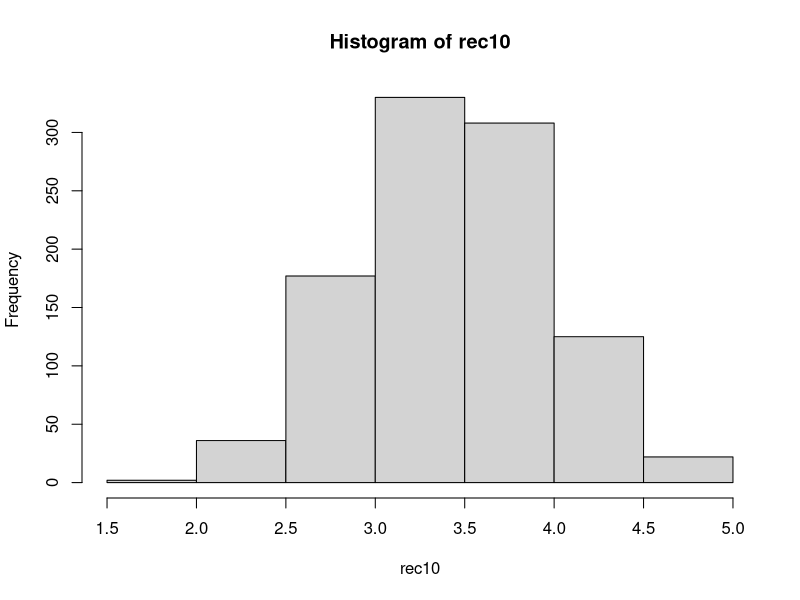
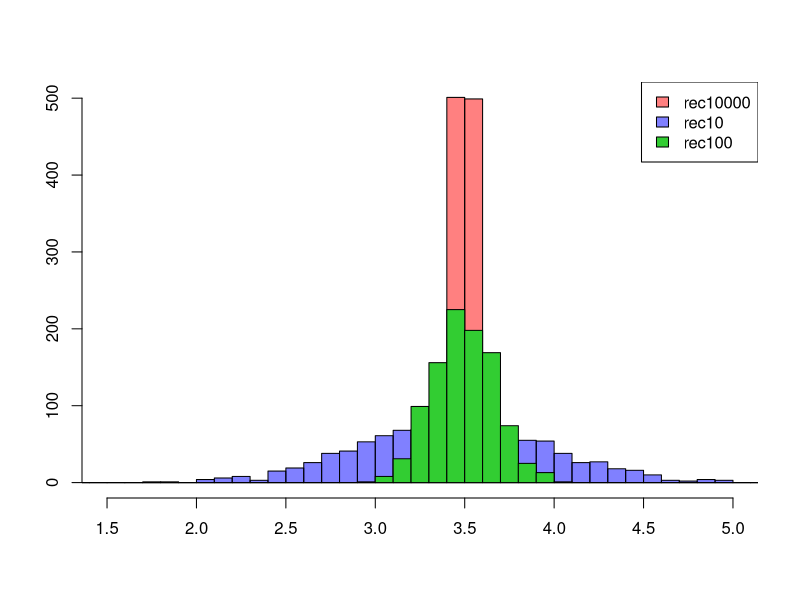
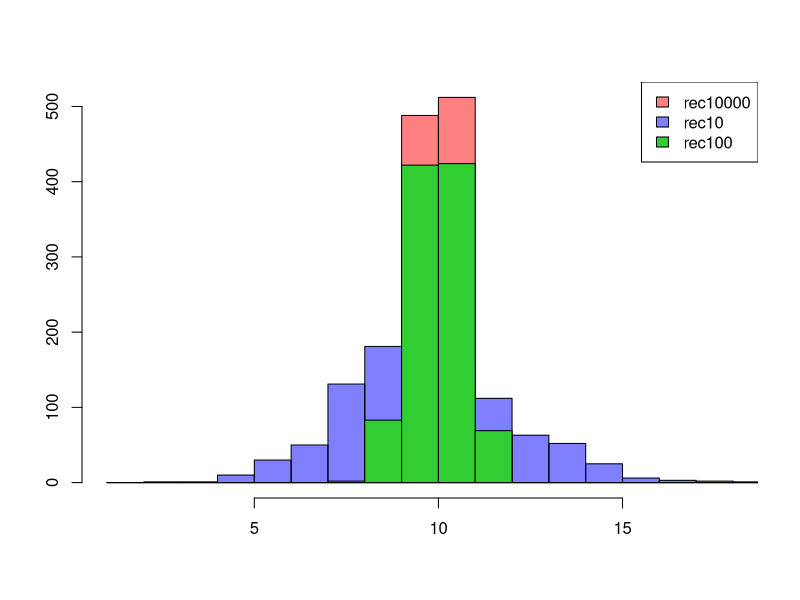

Source code (R) for these figures, in order:
## ---- chunk 1
s10 <- sample(1:6,10,replace = TRUE)
mean(s10)
## ---- chunk 2
s1000 <- sample(1:6,1000,replace = TRUE)
mean(s1000)
## ---- chunk 3
#サイコロを10回振るのを1000回繰り返す
S <- 1000
rec10 <- numeric(S)

for(i in 1:S){
  rec10[i] <- sample(1:6, 10, replace = TRUE)|>
    mean()
  }

summary(rec10)
## ---- chunk 4
hist(rec10)
## ---- chunk 5
#サイコロを10000回振るのを1000回繰り返す
S <- 1000
rec10000 <- numeric(S)

for(i in 1:S){
  rec10000[i] <- sample(1:6, 10000, replace = TRUE)|>
    mean()
  }

summary(rec10000)
## ---- chunk 6

#サイコロを100回振るのを1000回繰り返す
S <- 1000
rec100 <- numeric(S)

for(i in 1:S){
  rec100[i] <- sample(1:6, 100, replace = TRUE)|>
    mean()
  }

# 3つそれぞれヒストグラムを書いて，
#一つのシートに重ねて表示
hist(rec10000, 
     col="#FF00007F", 
     xlim=c(1.5,5),
     ann=F, 
     main="", 
     xlab="" ,
     breaks=seq(1,6,0.1)
     )

par(new=T)
hist(rec10, 
     breaks=seq(1,6,0.1),
     col="#0000FF7F",
     ann=F, 
     add=T)
hist(rec100, 
     breaks=seq(1,6,0.1),
     col="#32CD32",
     ann=F, 
     add=T)

legend("topright", 
       legend=c("rec10000", 
                "rec10", 
                "rec100"),
       fill=c("#FF00007F", 
              "#0000FF7F",
              "#32CD32")
       )


## ---- chunk 7
S <- 1000

srec10 <- numeric(S)
for(i in 1:S){
  srec10[i] <- sd(rnorm(10,50,10))
}

srec100 <- numeric(S)
for(i in 1:S){
  srec100[i] <- sd(rnorm(100,50,10))
}


srec10000 <- numeric(S)
for(i in 1:S){
  srec10000[i] <- sd(rnorm(10000,50,10))
}



hist(srec10000, col="#FF00007F", xlim=c(1,18),ann=F, main="", xlab="" ,breaks=seq(1,20,1))
par(new=T)
hist(srec10, breaks=seq(1,20,1),col="#0000FF7F",ann=F, add=T)

hist(srec100, breaks=seq(1,20,1),col="#32CD32",ann=F, add=T)
legend("topright", legend=c("rec10000", "rec10", "rec100"),fill=c("#FF00007F", "#0000FF7F","#32CD32"))

## ---- chunk 8

